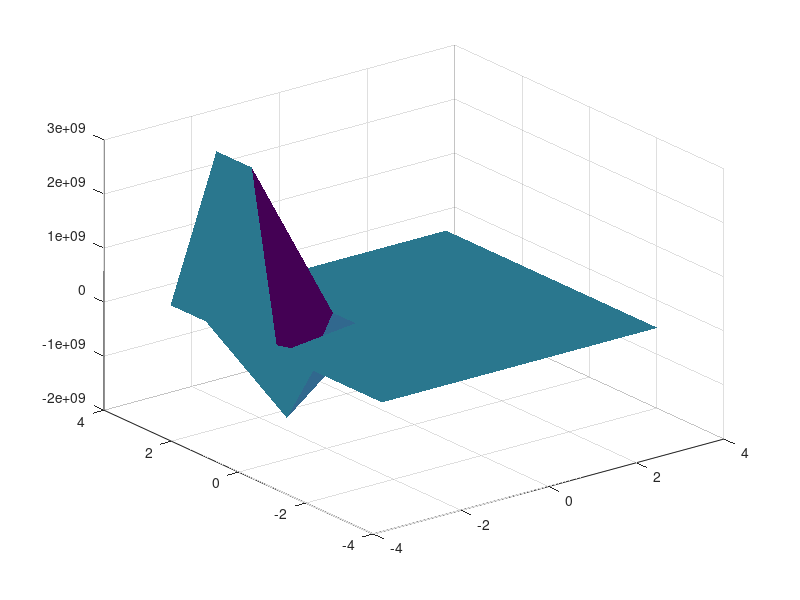

This chart was generated by the following MATLAB code: (Note: this script raises an error after producing the figure.)
%Housekeeping
clc 
clear 

% Domain Initialization
% Domain: -pi<X<pi   -pi<y<pi
Ax = -pi;
Ay = -pi;
Bx = pi;
By = pi;

% Starting by Discretizing FEB 5th PAGE 2 BOT
% L: number of points, h: interval, N: number of points
Lx = Bx-Ax
Ly = By-Ay
Nx = 7;
Ny = 7;
hx = Lx/(Nx-1)
hy = Ly/(Ny-1)
ht = 1


%Discretly 

x = Ax:hx:Bx
y = Ay:hy:By




%Fuck Yeah Boundary Conditions
% LB: Left Boundary
GLB = ((Bx-Ax)^2)*cos(((pi*Ax)/Bx))
FLB = Ax*((Bx-Ax)^2)
ULB = GLB + ((y-Ay)./(By-Ay)).*(FLB-GLB)

% RB
URB = 0;

% TB: Top Boundary
FTB = x.*((Bx-x).^2)
UTB = FTB

% BB: Bottom Boundary
GBB = ((Bx-x).^2).*cos(((pi.*x)./Bx));
UBB = GBB;
ULBT = ULB'


Nt=300
%Let make a big ass matrix
 U = [UTB ;ULBT(2:Ny-1), zeros(Ny-2,Nx-1); UBB]
 
 
% Implicit Method

Nxy= Nx*Ny
ht = .01
D = .1


Lambx = (D*ht)/(hx^2)
Lamby = (D*ht)/(hy^2)


%Matrix of Coefficeints 
A = zeros(Nxy,Nxy);
for i = 2:Nxy
    for j = 2:Nxy-1
       A(i,i) = -Lamby;
       A(i,i+(Ny-1)) = -Lambx;
       A(i,i+Ny) = 2*Lambx+2*Lamby+1;
       A(i,i+(Ny+1)) = -Lambx;
       A(i,i+2*Ny) = -Lamby ;
    end
end

A=A(1:Nxy,1:Nxy);




ULBs = ULB(2:Nx-1)
UTBs = UTB(2:Nx-1)
UBBs = UBB(2:Nx-1)





%Initial U
UNEW = U




for k = 1:Nt
    

            
   p = reshape(U,[Nxy,1])
   
   q = A\p
   
   UNEW = reshape(q,[Ny,Nx])
   
   UNEW(1,:) = UTB;
   UNEW(Ny,:) = UBB;
   UNEW(:,1) = ULB;
   UNEW(Nx,:) = UNEW(Nx-1,:)


    
    
            h= surf(x,y,UNEW)
        set(h,'edgecolor','none')
            drawnow;
            refreshdata(h)
            U = UNEW
    end


